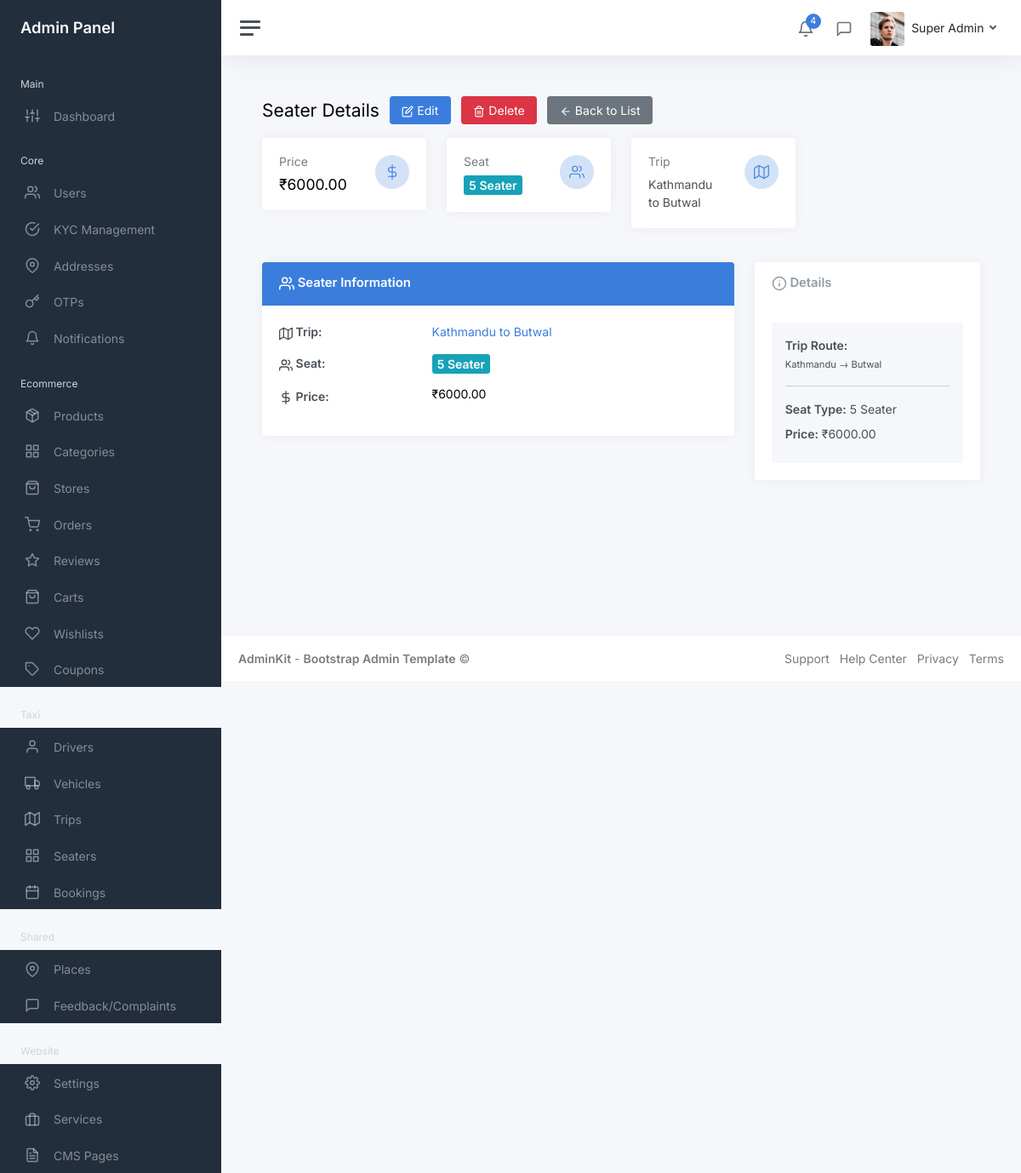
Page /myadmin/taxi/seaters/1/ (signed in) on the committed database.
### core/models.py (models this page shows, shortened)
class User(AbstractUser):
    COUNTRY_CODE_CHOICES = [
        ('+977', '+977'),
        ('+91', '+91'),
    ]
    COUNTRY_CHOICES = [
        ('Nepal', 'Nepal'),
        ('India', 'India'),
    ]
    phone = models.CharField(max_length=15, unique=True)
    name = models.CharField(max_length=100)
    email = models.EmailField(blank=True, null=True)
    country_code = models.CharField(max_length=5, choices=COUNTRY_CODE_CHOICES, default='+977')
    country = models.CharField(max_length=10, choices=COUNTRY_CHOICES, default='Nepal')
    fcm_token = models.CharField(max_length=255, blank=True, null=True)
    profile_picture = models.ImageField(upload_to='profile_pictures/', blank=True, null=True)
    national_id = models.CharField(max_length=50, blank=True, null=True, help_text='National ID number')
    national_id_document = models.ImageField(upload_to='kyc_documents/', blank=True, null=True, help_text='National ID document image')
    pan_no = models.CharField(max_length=20, blank=True, null=True, help_text='PAN (Permanent Account Number)')
    pan_document = models.ImageField(upload_to='kyc_documents/', blank=True, null=True, help_text='PAN document image')
    is_kyc_verified = models.BooleanField(default=False, help_text='Whether KYC has been verified by admin')
    kyc_submitted_at = models.DateTimeField(blank=True, null=True, help_text='When user submitted KYC information')
    kyc_verified_at = models.DateTimeField(blank=True, null=True, help_text='When KYC was verified by admin')
    kyc_rejected_at = models.DateTimeField(blank=True, null=True, help_text='When KYC was rejected by admin')
    kyc_rejection_reason = models.TextField(blank=True, null=True, help_text='Reason for KYC rejection')
    created_at = models.DateTimeField(auto_now_add=True)
    updated_at = models.DateTimeField(auto_now=True)
    first_name = None
    last_name = None
    objects = UserManager()
    USERNAME_FIELD = 'phone'
    REQUIRED_FIELDS = ['name']
    class Meta:
        ordering = ['-created_at']

### taxi/models.py (models this page shows, shortened)
class Seater(models.Model):
    seat = models.CharField(max_length=50)  # e.g., "Front Seat", "Back Seat", "Window Seat"
    price = models.DecimalField(max_digits=10, decimal_places=2, validators=[MinValueValidator(0)])
    trip = models.ForeignKey(Trip, on_delete=models.CASCADE, related_name='seaters')
    class Meta:
        ordering = ['trip', 'price']

class Trip(models.Model):
    from_place = models.ForeignKey(Place, on_delete=models.CASCADE, related_name='trips_from')
    to_place = models.ForeignKey(Place, on_delete=models.CASCADE, related_name='trips_to')
    def __str__(self):
        return f"{self.from_place.name} to {self.to_place.name}"
    class Meta:
        ordering = ['from_place__name', 'to_place__name']

### shared/models.py (models this page shows, shortened)
class Place(models.Model):
    name = models.CharField(max_length=200)
    class Meta:
        ordering = ['name']

### myadmin/views/taxi/seater_views.py (the view)
# urls.py: path('seaters/<int:pk>/', seater_views.SeaterDetailView.as_view(), name='seater_detail'),
class SeaterDetailView(StaffRequiredMixin, DetailView):
    model = Seater
    template_name = 'admin/taxi/seater_detail.html'
    context_object_name = 'seater'

### myadmin/mixins.py (called while the page is built)
    def test_func(self):
        return self.request.user.is_staff

### myadmin/templates/admin/taxi/seater_detail.html (shortened to what this page needs)
{% extends 'admin/layouts/base.html' %}
{% load static %}
{% block content %}
<div class="container-fluid p-0">
    <div class="mb-3">
        <h1 class="h3 d-inline align-middle">Seater Details</h1>
        <a class="btn btn-primary ms-2" href="{% url 'myadmin:taxi:seater_update' seater.pk %}">
            <i class="align-middle" data-feather="edit"></i> Edit
        </a>
        <a class="btn btn-danger ms-2" href="{% url 'myadmin:taxi:seater_delete' seater.pk %}">
            <i class="align-middle" data-feather="trash-2"></i> Delete
        </a>
        <a class="btn btn-secondary ms-2" href="{% url 'myadmin:taxi:seater_list' %}">
            <i class="align-middle" data-feather="arrow-left"></i> Back to List
        </a>
    </div>
    <div class="row mb-3">
        <div class="col-sm-6 col-xl-3">
            <div class="card">
                <div class="card-body">
                    <div class="row">
                        <div class="col">
                            <h6 class="text-muted mb-2">Price</h6>
                            <h4 class="mb-0">₹{{ seater.price|floatformat:2 }}</h4>
                        </div>
                        <div class="col-auto">
                            <div class="stat text-primary">
                                <i class="align-middle" data-feather="dollar-sign"></i>
                            </div>
                        </div>
                    </div>
                </div>
            </div>
        </div>
        <div class="col-sm-6 col-xl-3">
            <div class="card">
                <div class="card-body">
                    <div class="row">
                        <div class="col">
                            <h6 class="text-muted mb-2">Seat</h6>
                            <span class="badge bg-info fs-6">{{ seater.seat }}</span>
                        </div>
                        <div class="col-auto">
                            <div class="stat text-primary">
                                <i class="align-middle" data-feather="users"></i>
                            </div>
                        </div>
                    </div>
                </div>
            </div>
        </div>
        <div class="col-sm-6 col-xl-3">
            <div class="card">
                <div class="card-body">
                    <div class="row">
                        <div class="col">
                            <h6 class="text-muted mb-2">Trip</h6>
                            <div class="fs-6">{{ seater.trip|truncatewords:3 }}</div>
                        </div>
                        <div class="col-auto">
                            <div class="stat text-primary">
                                <i class="align-middle" data-feather="map"></i>
                            </div>
                        </div>
                    </div>
                </div>
            </div>
        </div>
    </div>
    <div class="row">
        <div class="col-md-8">
            <div class="card mb-3">
                <div class="card-header bg-primary text-white">
                    <h5 class="card-title mb-0">
                        <i class="align-middle" data-feather="users"></i> Seater Information
                    </h5>
                </div>
                <div class="card-body">
                    <div class="row mb-3">
                        <div class="col-sm-4"><strong><i class="align-middle" data-feather="map" style="width: 16px; height: 16px;"></i> Trip:</strong></div>
                        <div class="col-sm-8">
                            <a href="{% url 'myadmin:taxi:trip_detail' seater.trip.pk %}" class="text-decoration-none">{{ seater.trip }}</a>
                        </div>
                    </div>
                    <div class="row mb-3">
                        <div class="col-sm-4"><strong><i class="align-middle" data-feather="users" style="width: 16px; height: 16px;"></i> Seat:</strong></div>
                        <div class="col-sm-8">
                            <span class="badge bg-info fs-6">{{ seater.seat }}</span>
                        </div>
                    </div>
                    <div class="row mb-3">
                        <div class="col-sm-4"><strong><i class="align-middle" data-feather="dollar-sign" style="width: 16px; height: 16px;"></i> Price:</strong></div>
                        <div class="col-sm-8">
                            <h5 class="mb-0">₹{{ seater.price|floatformat:2 }}</h5>
                        </div>
                    </div>
                </div>
            </div>
        </div>
        <div class="col-md-4">
            <div class="card mb-3">
                <div class="card-header">
                    <h5 class="card-title mb-0">
                        <i class="align-middle" data-feather="info"></i> Details
                    </h5>
                </div>
                <div class="card-body">
                    <div class="p-3 bg-light rounded">
                        <div class="mb-2">
                            <strong>Trip Route:</strong><br>
                            <small>{{ seater.trip.from_place.name }} → {{ seater.trip.to_place.name }}</small>
                        </div>
                        <hr>
                        <div class="mb-2">
                            <strong>Seat Type:</strong> {{ seater.seat }}
                        </div>
                        <div class="mb-2">
                            <strong>Price:</strong> ₹{{ seater.price|floatformat:2 }}
                        </div>
                    </div>
                </div>
            </div>
        </div>
    </div>
</div>
{% endblock %}

### templates/admin/layouts/header.html (shortened to what this page needs)
{% load static %}
<nav class="navbar navbar-expand navbar-light navbar-bg">
    <a class="sidebar-toggle js-sidebar-toggle"><i class="hamburger align-self-center"></i></a>
    <div class="navbar-collapse collapse">
      <ul class="navbar-nav navbar-align">
        <li class="nav-item dropdown">
          <a class="nav-icon dropdown-toggle" href="#" id="alertsDropdown" data-bs-toggle="dropdown">
            <div class="position-relative">
              <i class="align-middle" data-feather="bell"></i>
              <span class="indicator">4</span>
            </div>
          </a>
        </li>
        <li class="nav-item dropdown">
          <a class="nav-icon dropdown-toggle" href="#" id="messagesDropdown" data-bs-toggle="dropdown">
            <div class="position-relative">
              <i class="align-middle" data-feather="message-square"></i>
            </div>
          </a>
        </li>
        <li class="nav-item dropdown">
          <a class="nav-link dropdown-toggle d-none d-sm-inline-block" href="#" data-bs-toggle="dropdown">
            {% if user.profile_picture %}
              <img src="{{ user.profile_picture.url }}" class="avatar img-fluid rounded me-1" alt="{{ user.name }}" />
            {% else %}
              <img src="{% static 'myadmin/img/avatars/avatar.jpg' %}" class="avatar img-fluid rounded me-1" alt="{{ user.name }}" />
            {% endif %}
            <span class="text-dark">{{ user.name }}</span>
          </a>
        </li>
      </ul>
    </div>
  </nav>

### templates/admin/layouts/base.html (style rules this page uses)
.text-white * { color: #fff !important; }

### rows in the picture
User: name "Super Admin"
Seater: price "6000.00", seat "5 Seater", trip "Kathmandu to Butwal", trip.from_place.name "Kathmandu", trip.to_place.name "Butwal"
